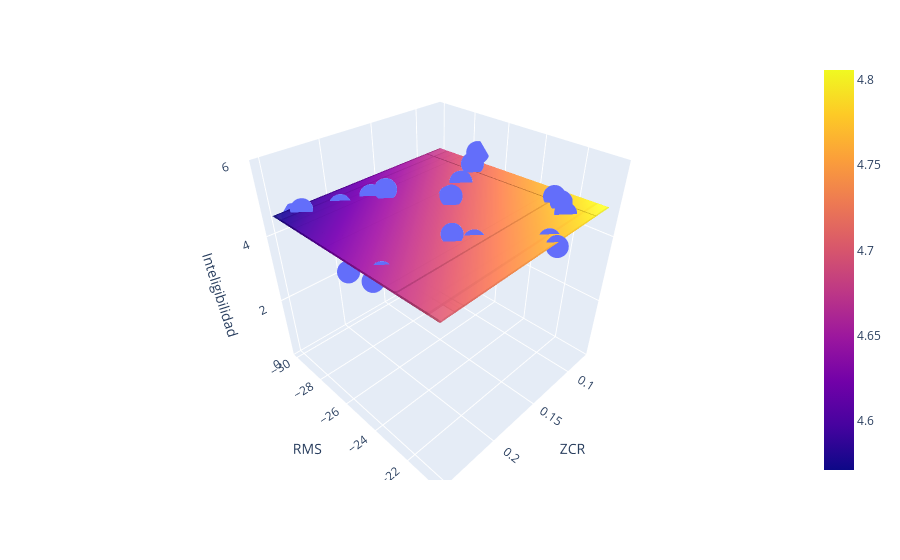

Source (notebook cell):
### Code cell
import plotly.express as px
import plotly.graph_objects as go

# Seleccionamos solo las características seleccionadas en X
X_selected = X[:, selected_features]

# Entrenamos el modelo de regresión con las características seleccionadas
regr_multivar.fit(X_selected, y)

# Obtenemos las predicciones del modelo para las características seleccionadas
y_pred = regr_multivar.predict(X_selected)

# Crear la figura
fig = px.scatter_3d(x=X_selected[:, 0], y=X_selected[:, 1], z=y)

# Seleccionamos solo las características seleccionadas en X
X_selected = X[:, selected_features]

# Entrenamos el modelo de regresión con las características seleccionadas
regr_multivar.fit(X_selected, y)

# Obtenemos las predicciones del modelo para las características seleccionadas
y_pred = regr_multivar.predict(X_selected)

# Crear el plano de regresión
xx, yy = np.meshgrid(X_selected[:, 0], X_selected[:, 1])
zz = regr_multivar.intercept_ + np.dot(np.array([xx.ravel(), yy.ravel()]).T, regr_multivar.coef_.ravel()).reshape(xx.shape)
fig.add_trace(go.Surface(x=xx, y=yy, z=zz, opacity=0.5))

# Etiquetas de los ejes y rango del eje z
fig.update_layout(scene=dict(xaxis_title='ZCR', yaxis_title='RMS', zaxis_title='Inteligibilidad', zaxis=dict(range=[0, 6])))

fig.show()

### Figure 1 — Plotly figure (JSON) as saved in the notebook; plotly's stock layout.template omitted (floating-point values rounded to 4 significant figures; data arrays with more than 128 entries replaced by an {"elided": "..."} marker saying what was removed)
{"data": [{"hovertemplate": "x=%{x}<br>y=%{y}<br>z=%{z}<extra></extra>", "legendgroup": "", "marker": {"color": "#636efa", "symbol": "circle"}, "mode": "markers", "name": "", "scene": "scene", "showlegend": false, "type": "scatter3d", "x": [0.09805, 0.07594, 0.2516, 0.1378, 0.2392, 0.09304, 0.1055, 0.2356, 0.1851, 0.2044, 0.1374, 0.1812, 0.2398, 0.1478, 0.1423, 0.117, 0.1727, 0.2325, 0.09304, 0.1734], "y": [-22, -27.5, -25, -26.1, -24, -27, -21.5, -30, -23.5, -29, -21, -28.5, -24.5, -25.5, -20.5, -26.5, -23, -29.5, -22.5, -28], "z": [4.895, 4.974, 4.444, 4.605, 4.526, 4.895, 4.789, 4.421, 4.816, 4.514, 4.657, 4.632, 4.158, 4.868, 4.684, 4.711, 4.605, 4.632, 4.868, 4.816]}, {"opacity": 0.5, "type": "surface", "x": {"elided": "20x20 float values"}, "y": {"elided": "20x20 float values"}, "z": {"elided": "20x20 float values"}}], "layout": {"legend": {"tracegroupgap": 0}, "margin": {"t": 60}, "scene": {"domain": {"x": [0, 1], "y": [0, 1]}, "xaxis": {"title": {"text": "ZCR"}}, "yaxis": {"title": {"text": "RMS"}}, "zaxis": {"range": [0, 6], "title": {"text": "Inteligibilidad"}}}}}
